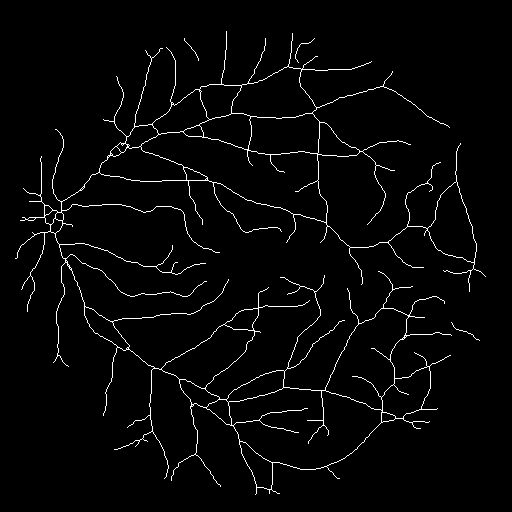
#> input picture Codes/Codes_CrossValidation_splittingtraindata/SRL/skeleton.png, 512 x 512 px
$ python -i tubed_skel_transform.py   (imports and definitions only)
#> lines starting #> are read from the running program, lines starting #| are printed output that depends on the picture; after the words box and inside, x2 and y2 are one past the last pixel; in counts of white or black regions, pixels touching at a corner belong together
#> further down, picture is the input picture: shape (512, 512, 3); 2.6% white in thin lines or dots, all inside (x1, y1, x2, y2) = (15, 31, 486, 495)
import numpy as np
from skimage.morphology import skeletonize, dilation
import cv2

def tubed_skeleton_transform(img_array):

    bin_seg = (img_array > 0)

    # Skeletonize
    if not np.sum(bin_seg) == 0:
        skel = skeletonize(bin_seg)
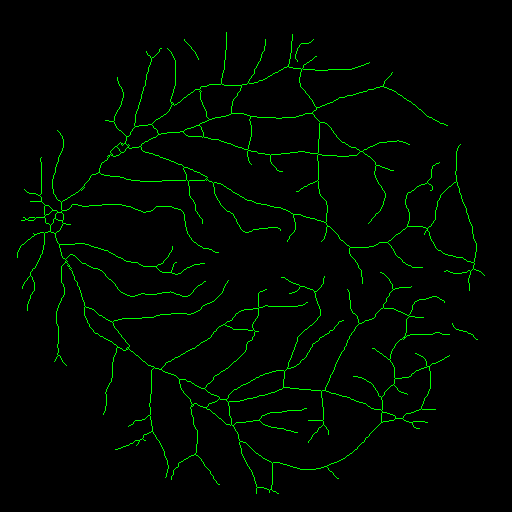
#> skel: shape (512, 512, 3) bool; mean B, G, R 0, 0.0255, 0
        skel = (skel > 0).astype(np.int16)
        skel = dilation(dilation(skel))
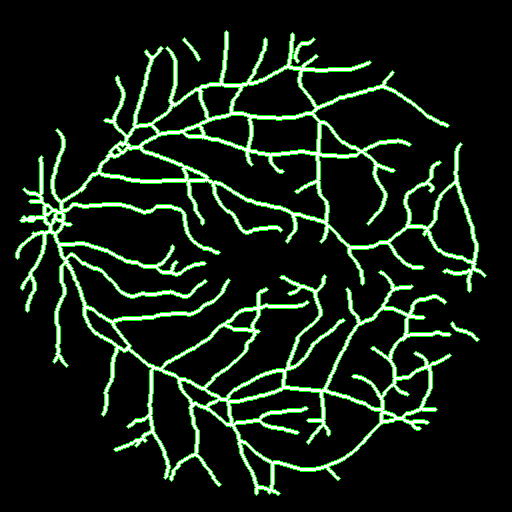
#> skel: shape (512, 512, 3) int16; mean B, G, R 0.076, 0.125, 0.076; drawn with 1 as white
        skel *= img_array.astype(np.int16)
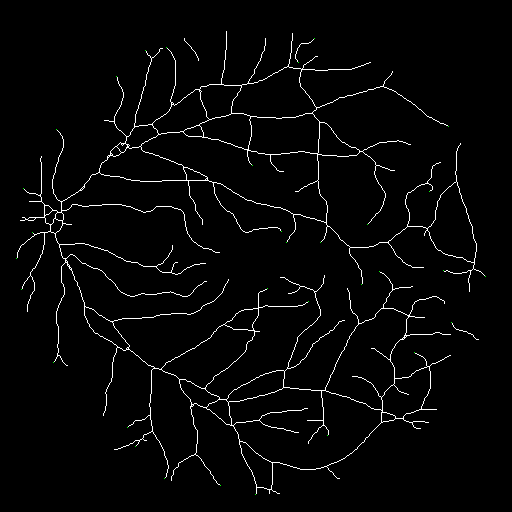
#> skel: shape (512, 512, 3) int16; 12.5% of pixels changed, all inside (x1, y1, x2, y2) = (15, 30, 487, 496)

    return skel

>>> import cv2
>>> picture = cv2.imread('skeleton.png')
>>> result = tubed_skeleton_transform(picture)
